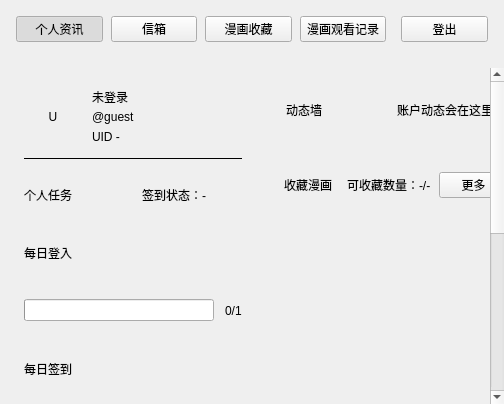
<?xml version="1.0" encoding="UTF-8"?>
<ui version="4.0">
 <class>ProfilePage</class>
 <widget class="QWidget" name="ProfilePage">
  <layout class="QVBoxLayout" name="profileRootLayout">
   <property name="leftMargin"><number>0</number></property>
   <property name="topMargin"><number>0</number></property>
   <property name="rightMargin"><number>0</number></property>
   <property name="bottomMargin"><number>0</number></property>
   <property name="spacing"><number>10</number></property>
   <item>
    <widget class="QFrame" name="profileNavFrame">
     <property name="minimumSize"><size><width>0</width><height>58</height></size></property>
     <property name="maximumSize"><size><width>16777215</width><height>58</height></size></property>
     <layout class="QHBoxLayout" name="profileNavLayout">
      <property name="leftMargin"><number>16</number></property>
      <property name="topMargin"><number>0</number></property>
      <property name="rightMargin"><number>16</number></property>
      <property name="bottomMargin"><number>0</number></property>
      <property name="spacing"><number>8</number></property>
      <item><widget class="QPushButton" name="profileInfoNavButton"><property name="text"><string>个人资讯</string></property><property name="checkable"><bool>true</bool></property><property name="checked"><bool>true</bool></property><property name="cursor"><cursorShape>PointingHandCursor</cursorShape></property></widget></item>
      <item><widget class="QPushButton" name="profileInboxNavButton"><property name="text"><string>信箱</string></property><property name="checkable"><bool>true</bool></property><property name="cursor"><cursorShape>PointingHandCursor</cursorShape></property></widget></item>
      <item><widget class="QPushButton" name="profileFavoriteNavButton"><property name="text"><string>漫画收藏</string></property><property name="checkable"><bool>true</bool></property><property name="cursor"><cursorShape>PointingHandCursor</cursorShape></property></widget></item>
      <item><widget class="QPushButton" name="profileHistoryNavButton"><property name="text"><string>漫画观看记录</string></property><property name="checkable"><bool>true</bool></property><property name="cursor"><cursorShape>PointingHandCursor</cursorShape></property></widget></item>
      <item><spacer name="profileNavSpacer"><property name="orientation"><enum>Qt::Horizontal</enum></property><property name="sizeType"><enum>QSizePolicy::Expanding</enum></property></spacer></item>
      <item><widget class="QPushButton" name="profileLogoutButton"><property name="text"><string>登出</string></property><property name="cursor"><cursorShape>PointingHandCursor</cursorShape></property></widget></item>
     </layout>
    </widget>
   </item>
   <item>
    <widget class="QStackedWidget" name="profileContentStack">
     <property name="currentIndex"><number>0</number></property>
     <widget class="QWidget" name="profileInfoPage">
      <layout class="QVBoxLayout" name="profileInfoPageLayout">
       <property name="leftMargin"><number>0</number></property><property name="topMargin"><number>0</number></property><property name="rightMargin"><number>0</number></property><property name="bottomMargin"><number>0</number></property>
       <item>
        <widget class="QScrollArea" name="profileRootScroll">
         <property name="frameShape"><enum>QFrame::NoFrame</enum></property>
         <property name="widgetResizable"><bool>true</bool></property>
         <property name="horizontalScrollBarPolicy"><enum>Qt::ScrollBarAlwaysOff</enum></property>
         <widget class="QWidget" name="profileRootContent">
          <layout class="QHBoxLayout" name="profileContentLayout">
           <property name="leftMargin"><number>8</number></property><property name="topMargin"><number>4</number></property><property name="rightMargin"><number>8</number></property><property name="bottomMargin"><number>12</number></property><property name="spacing"><number>12</number></property>
           <item>
            <widget class="QFrame" name="profileTaskCard">
             <property name="minimumSize"><size><width>250</width><height>0</height></size></property>
             <property name="maximumSize"><size><width>280</width><height>16777215</height></size></property>
             <layout class="QVBoxLayout" name="profileTaskLayout">
              <property name="leftMargin"><number>16</number></property><property name="topMargin"><number>16</number></property><property name="rightMargin"><number>16</number></property><property name="bottomMargin"><number>16</number></property><property name="spacing"><number>11</number></property>
              <item>
               <layout class="QHBoxLayout" name="profileIdentityLayout">
                <property name="spacing"><number>10</number></property>
                <item><widget class="QLabel" name="profileAvatarLabel"><property name="minimumSize"><size><width>58</width><height>58</height></size></property><property name="maximumSize"><size><width>58</width><height>58</height></size></property><property name="alignment"><set>Qt::AlignCenter</set></property><property name="text"><string>U</string></property></widget></item>
                <item>
                 <layout class="QVBoxLayout" name="profileNameLayout">
                  <property name="spacing"><number>2</number></property>
                  <item><widget class="QLabel" name="profileNameLabel"><property name="text"><string>未登录</string></property></widget></item>
                  <item><widget class="QLabel" name="profileUserLabel"><property name="text"><string>@guest</string></property></widget></item>
                  <item><widget class="QLabel" name="profileUidLabel"><property name="text"><string>UID -</string></property></widget></item>
                 </layout>
                </item>
               </layout>
              </item>
              <item><widget class="QFrame" name="profileTaskDivider"><property name="frameShape"><enum>QFrame::HLine</enum></property></widget></item>
              <item>
               <layout class="QHBoxLayout" name="profileTaskHeaderLayout">
                <item><widget class="QLabel" name="profileTaskTitle"><property name="text"><string>个人任务</string></property></widget></item>
                <item><spacer name="profileTaskHeaderSpacer"><property name="orientation"><enum>Qt::Horizontal</enum></property></spacer></item>
                <item><widget class="QLabel" name="profileSignLabel"><property name="text"><string>签到状态：-</string></property></widget></item>
               </layout>
              </item>
              <item><widget class="QLabel" name="profileLoginTaskLabel"><property name="text"><string>每日登入</string></property></widget></item>
              <item><layout class="QHBoxLayout" name="profileLoginTaskRow"><item><widget class="QProgressBar" name="profileLoginTaskBar"><property name="maximum"><number>1</number></property><property name="value"><number>0</number></property><property name="textVisible"><bool>false</bool></property></widget></item><item><widget class="QLabel" name="profileLoginTaskValue"><property name="text"><string>0/1</string></property></widget></item></layout></item>
              <item><widget class="QLabel" name="profileDailyTaskLabel"><property name="text"><string>每日签到</string></property></widget></item>
              <item><layout class="QHBoxLayout" name="profileDailyTaskRow"><item><widget class="QProgressBar" name="profileDailyTaskBar"><property name="maximum"><number>1</number></property><property name="value"><number>0</number></property><property name="textVisible"><bool>false</bool></property></widget></item><item><widget class="QLabel" name="profileDailyTaskValue"><property name="text"><string>0/1</string></property></widget></item></layout></item>
              <item><widget class="QLabel" name="profileFavoriteCountLabel"><property name="text"><string>漫画收藏额度</string></property></widget></item>
              <item><layout class="QHBoxLayout" name="profileFavoriteTaskRow"><item><widget class="QProgressBar" name="profileFavoriteTaskBar"><property name="maximum"><number>100</number></property><property name="value"><number>0</number></property><property name="textVisible"><bool>false</bool></property></widget></item><item><widget class="QLabel" name="profileFavoriteTaskValue"><property name="text"><string>-/-</string></property></widget></item></layout></item>
              <item><widget class="QLabel" name="profileExpLabel"><property name="text"><string>等级经验</string></property></widget></item>
              <item><widget class="QProgressBar" name="profileExpBar"><property name="maximum"><number>100</number></property><property name="value"><number>0</number></property><property name="textVisible"><bool>false</bool></property></widget></item>
              <item><spacer name="profileTaskBottomSpacer"><property name="orientation"><enum>Qt::Vertical</enum></property><property name="sizeType"><enum>QSizePolicy::Expanding</enum></property></spacer></item>
              <item><widget class="QLabel" name="profileStatusLabel"><property name="text"><string/></property><property name="wordWrap"><bool>true</bool></property></widget></item>
             </layout>
            </widget>
           </item>
           <item>
            <layout class="QVBoxLayout" name="profileCenterLayout">
             <property name="spacing"><number>12</number></property>
             <item>
              <widget class="QFrame" name="profileActivityCard">
               <property name="minimumSize"><size><width>0</width><height>76</height></size></property>
               <property name="maximumSize"><size><width>16777215</width><height>76</height></size></property>
               <layout class="QHBoxLayout" name="profileActivityLayout">
                <property name="leftMargin"><number>16</number></property><property name="rightMargin"><number>16</number></property>
                <item><widget class="QLabel" name="profileActivityTitle"><property name="text"><string>动态墙</string></property></widget></item>
                <item><spacer name="profileActivitySpacer"><property name="orientation"><enum>Qt::Horizontal</enum></property></spacer></item>
                <item><widget class="QLabel" name="profileActivityText"><property name="text"><string>账户动态会在这里显示</string></property></widget></item>
               </layout>
              </widget>
             </item>
             <item>
              <widget class="QFrame" name="profileFavoriteCard">
               <layout class="QVBoxLayout" name="profileFavoriteCardLayout">
                <property name="leftMargin"><number>14</number></property><property name="topMargin"><number>12</number></property><property name="rightMargin"><number>14</number></property><property name="bottomMargin"><number>12</number></property><property name="spacing"><number>8</number></property>
                <item><layout class="QHBoxLayout" name="profileFavoriteTitleLayout"><item><widget class="QLabel" name="profileFavoriteTitle"><property name="text"><string>收藏漫画</string></property></widget></item><item><spacer name="profileFavoriteTitleSpacer"><property name="orientation"><enum>Qt::Horizontal</enum></property></spacer></item><item><widget class="QLabel" name="profileFavoriteSummaryLabel"><property name="text"><string>可收藏数量：-/-</string></property></widget></item><item><widget class="QPushButton" name="profileFavoriteMoreButton"><property name="text"><string>更多  ›</string></property><property name="cursor"><cursorShape>PointingHandCursor</cursorShape></property></widget></item></layout></item>
                <item><widget class="QScrollArea" name="profileFavoriteScroll"><property name="minimumSize"><size><width>0</width><height>222</height></size></property><property name="maximumSize"><size><width>16777215</width><height>222</height></size></property><property name="frameShape"><enum>QFrame::NoFrame</enum></property><property name="widgetResizable"><bool>true</bool></property><property name="verticalScrollBarPolicy"><enum>Qt::ScrollBarAlwaysOff</enum></property><widget class="QWidget" name="profileFavoriteStripWidget"><layout class="QHBoxLayout" name="profileFavoriteStrip"><property name="leftMargin"><number>0</number></property><property name="topMargin"><number>0</number></property><property name="rightMargin"><number>0</number></property><property name="bottomMargin"><number>0</number></property><property name="spacing"><number>10</number></property></layout></widget></widget></item>
               </layout>
              </widget>
             </item>
             <item>
              <widget class="QFrame" name="profileHistoryCard">
               <layout class="QVBoxLayout" name="profileHistoryCardLayout">
                <property name="leftMargin"><number>14</number></property><property name="topMargin"><number>12</number></property><property name="rightMargin"><number>14</number></property><property name="bottomMargin"><number>12</number></property><property name="spacing"><number>8</number></property>
                <item><layout class="QHBoxLayout" name="profileHistoryTitleLayout"><item><widget class="QLabel" name="profileHistoryTitle"><property name="text"><string>漫画观看记录</string></property></widget></item><item><spacer name="profileHistoryTitleSpacer"><property name="orientation"><enum>Qt::Horizontal</enum></property></spacer></item><item><widget class="QPushButton" name="profileHistoryMoreButton"><property name="text"><string>更多  ›</string></property><property name="cursor"><cursorShape>PointingHandCursor</cursorShape></property></widget></item></layout></item>
                <item><widget class="QScrollArea" name="profileHistoryScroll"><property name="minimumSize"><size><width>0</width><height>222</height></size></property><property name="maximumSize"><size><width>16777215</width><height>222</height></size></property><property name="frameShape"><enum>QFrame::NoFrame</enum></property><property name="widgetResizable"><bool>true</bool></property><property name="verticalScrollBarPolicy"><enum>Qt::ScrollBarAlwaysOff</enum></property><widget class="QWidget" name="profileHistoryStripWidget"><layout class="QHBoxLayout" name="profileHistoryStrip"><property name="leftMargin"><number>0</number></property><property name="topMargin"><number>0</number></property><property name="rightMargin"><number>0</number></property><property name="bottomMargin"><number>0</number></property><property name="spacing"><number>10</number></property></layout></widget></widget></item>
               </layout>
              </widget>
             </item>
             <item><spacer name="profileCenterBottomSpacer"><property name="orientation"><enum>Qt::Vertical</enum></property><property name="sizeType"><enum>QSizePolicy::Expanding</enum></property></spacer></item>
            </layout>
           </item>
           <item>
            <widget class="QFrame" name="profileCommunityCard">
             <property name="minimumSize"><size><width>190</width><height>0</height></size></property><property name="maximumSize"><size><width>220</width><height>16777215</height></size></property>
             <layout class="QVBoxLayout" name="profileCommunityLayout">
              <property name="leftMargin"><number>16</number></property><property name="topMargin"><number>16</number></property><property name="rightMargin"><number>16</number></property><property name="bottomMargin"><number>16</number></property><property name="spacing"><number>10</number></property>
              <item><widget class="QLabel" name="profileCommunityTitle"><property name="text"><string>账户信息</string></property></widget></item>
              <item><widget class="QFrame" name="profileCommunityDivider"><property name="frameShape"><enum>QFrame::HLine</enum></property></widget></item>
              <item><widget class="QLabel" name="profileTitleCaption"><property name="text"><string>称号</string></property></widget></item>
              <item><widget class="QLabel" name="profileTitleLabel"><property name="text"><string>-</string></property><property name="wordWrap"><bool>true</bool></property></widget></item>
              <item><widget class="QLabel" name="profileLevelCaption"><property name="text"><string>等级</string></property></widget></item>
              <item><widget class="QLabel" name="profileLevelLabel"><property name="text"><string>LV -</string></property></widget></item>
              <item><widget class="QLabel" name="profileFavoriteCaption"><property name="text"><string>收藏容量</string></property></widget></item>
              <item><widget class="QLabel" name="profileFavoriteLabel"><property name="text"><string>-/-</string></property></widget></item>
              <item><widget class="QLabel" name="profileCoinCaption"><property name="text"><string>JCoin</string></property></widget></item>
              <item><widget class="QLabel" name="profileCoinLabel"><property name="text"><string>-</string></property></widget></item>
              <item><spacer name="profileCommunitySpacer"><property name="orientation"><enum>Qt::Vertical</enum></property><property name="sizeType"><enum>QSizePolicy::Expanding</enum></property></spacer></item>
              <item><widget class="QPushButton" name="profileWebButton"><property name="text"><string>打开网页版账户中心</string></property><property name="cursor"><cursorShape>PointingHandCursor</cursorShape></property></widget></item>
             </layout>
            </widget>
           </item>
          </layout>
         </widget>
        </widget>
       </item>
      </layout>
     </widget>
     <widget class="QWidget" name="profileInboxPage">
      <layout class="QVBoxLayout" name="profileInboxPageLayout">
       <property name="leftMargin"><number>24</number></property><property name="topMargin"><number>24</number></property><property name="rightMargin"><number>24</number></property><property name="bottomMargin"><number>24</number></property>
       <item><spacer name="profileInboxTopSpacer"><property name="orientation"><enum>Qt::Vertical</enum></property><property name="sizeType"><enum>QSizePolicy::Expanding</enum></property></spacer></item>
       <item><widget class="QFrame" name="profileInboxCard"><property name="minimumSize"><size><width>0</width><height>260</height></size></property><property name="maximumSize"><size><width>680</width><height>260</height></size></property><layout class="QVBoxLayout" name="profileInboxLayout"><property name="leftMargin"><number>32</number></property><property name="topMargin"><number>28</number></property><property name="rightMargin"><number>32</number></property><property name="bottomMargin"><number>28</number></property><property name="spacing"><number>12</number></property><item><widget class="QLabel" name="profileInboxTitle"><property name="text"><string>信箱</string></property><property name="alignment"><set>Qt::AlignCenter</set></property></widget></item><item><widget class="QLabel" name="profileInboxIcon"><property name="text"><string>✉</string></property><property name="alignment"><set>Qt::AlignCenter</set></property></widget></item><item><widget class="QLabel" name="profileInboxMessage"><property name="text"><string>当前 App API 暂未提供站内信列表，可前往网页版账户中心查看。</string></property><property name="wordWrap"><bool>true</bool></property><property name="alignment"><set>Qt::AlignCenter</set></property></widget></item><item><widget class="QPushButton" name="profileInboxWebButton"><property name="text"><string>打开网页版账户中心</string></property><property name="cursor"><cursorShape>PointingHandCursor</cursorShape></property></widget></item></layout></widget></item>
       <item><spacer name="profileInboxBottomSpacer"><property name="orientation"><enum>Qt::Vertical</enum></property><property name="sizeType"><enum>QSizePolicy::Expanding</enum></property></spacer></item>
      </layout>
     </widget>
     <widget class="QWidget" name="profileFavoritePage">
      <layout class="QVBoxLayout" name="profileFavoritePageLayout">
       <property name="leftMargin"><number>12</number></property><property name="topMargin"><number>12</number></property><property name="rightMargin"><number>12</number></property><property name="bottomMargin"><number>12</number></property><property name="spacing"><number>10</number></property>
       <item><layout class="QHBoxLayout" name="profileFavoritePageHeader"><item><widget class="QLabel" name="profileFavoritePageTitle"><property name="text"><string>漫画收藏</string></property></widget></item><item><spacer name="profileFavoritePageHeaderSpacer"><property name="orientation"><enum>Qt::Horizontal</enum></property></spacer></item></layout></item>
       <item><widget class="QScrollArea" name="profileFavoritePageScroll"><property name="frameShape"><enum>QFrame::NoFrame</enum></property><property name="widgetResizable"><bool>true</bool></property><property name="verticalScrollBarPolicy"><enum>Qt::ScrollBarAlwaysOff</enum></property><widget class="QWidget" name="profileFavoritePageContent"><layout class="QHBoxLayout" name="profileFavoritePageStrip"><property name="leftMargin"><number>8</number></property><property name="topMargin"><number>8</number></property><property name="rightMargin"><number>8</number></property><property name="bottomMargin"><number>8</number></property><property name="spacing"><number>10</number></property></layout></widget></widget></item>
      </layout>
     </widget>
     <widget class="QWidget" name="profileHistoryPage">
      <layout class="QVBoxLayout" name="profileHistoryPageLayout">
       <property name="leftMargin"><number>12</number></property><property name="topMargin"><number>12</number></property><property name="rightMargin"><number>12</number></property><property name="bottomMargin"><number>12</number></property><property name="spacing"><number>10</number></property>
       <item><layout class="QHBoxLayout" name="profileHistoryPageHeader"><item><widget class="QLabel" name="profileHistoryPageTitle"><property name="text"><string>漫画观看记录</string></property></widget></item><item><spacer name="profileHistoryPageHeaderSpacer"><property name="orientation"><enum>Qt::Horizontal</enum></property></spacer></item></layout></item>
       <item><widget class="QScrollArea" name="profileHistoryPageScroll"><property name="frameShape"><enum>QFrame::NoFrame</enum></property><property name="widgetResizable"><bool>true</bool></property><property name="verticalScrollBarPolicy"><enum>Qt::ScrollBarAlwaysOff</enum></property><widget class="QWidget" name="profileHistoryPageContent"><layout class="QHBoxLayout" name="profileHistoryPageStrip"><property name="leftMargin"><number>8</number></property><property name="topMargin"><number>8</number></property><property name="rightMargin"><number>8</number></property><property name="bottomMargin"><number>8</number></property><property name="spacing"><number>10</number></property></layout></widget></widget></item>
      </layout>
     </widget>
    </widget>
   </item>
  </layout>
 </widget>
 <resources/>
 <connections/>
</ui>
